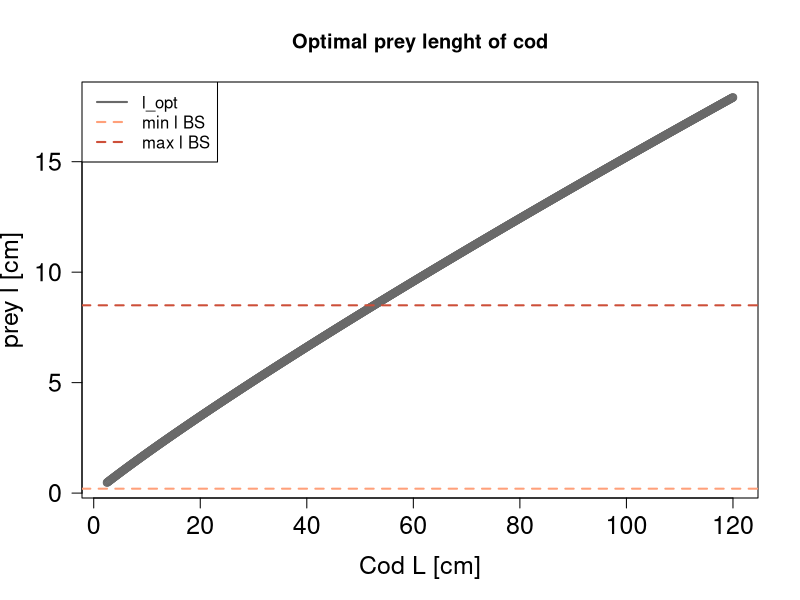
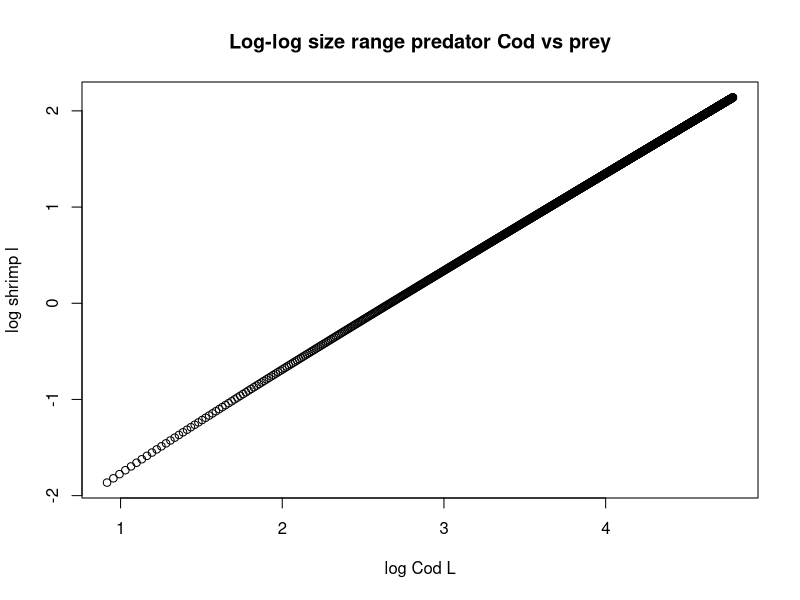
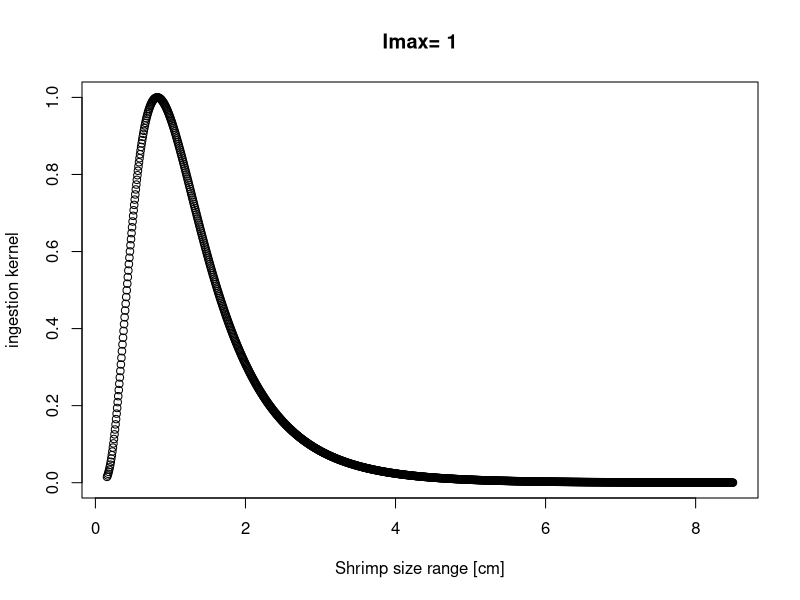

These figures' R source, in order: (Note: this script raises an error after producing the figures.)

#Here Predation function will be determined

lopt = function(l_pred){
  l = log(l_pred)
  r=-1.65
  gamma = 0.011
  return(r + l - gamma*l^2)
}


ingestion_kernel = function(I_max, l_pred, l_prey){
  l_opt = lopt(l_pred)
  return(I_max*exp(-3/2*(log(l_prey)-l_opt)^2))
}


cod_lRange = seq(2.5, 120, 0.1) #[cm]
cod_larvRange = seq(2.5, 3, 0.01) #[cm]
shrimp_lRange = seq(0.155, 8.5, 0.0071) #(8.5-0.15)/1176 steps to meet same length as cod L range


#dev.off()
plot(cod_lRange, exp(lopt(cod_lRange)), main = 'Optimal prey lenght of cod', xlab= 'Cod L [cm]',
     ylab = 'prey l [cm]' , col = 'gray41', las = 1, cex.axis=1.5, cex.lab=1.5)#, cex.main=1.3, xlim = c(1,4), ylim = c(0,2))
abline(h=0.2, lty= 2, col = 'lightsalmon', lwd=2)
abline(h=8.5, lty=2, col='tomato3', lwd = 2)
legend("topleft", c('l_opt', 'min l BS', 'max l BS') ,col=c('gray41','lightsalmon', 'tomato3'),
       lty = c(1,2,2), lwd=2)




plot(log(cod_lRange), log(shrimp_lRange), main = 'Log-log size range predator Cod vs prey',
     xlab= 'log Cod L', ylab = 'log shrimp l')

fit = lm(log(shrimp_lRange) ~ log(cod_lRange))
summary(fit)
dev.off()

Imax = 1
plot(shrimp_lRange, ingestion_kernel(I_max = Imax, cod_lRange[20],shrimp_lRange), main = paste("Imax=", Imax),
     xlab= 'Shrimp size range [cm]', ylab = 'ingestion kernel')#, xlim= c(0,20))


plot(cod_larvRange, ingestion_kernel(I_max = Imax, cod_larvRange), main = paste("Imax=", Imax),
     xlab= 'Cod size range [cm]', ylab = 'ingestion kernel')#, xlim= c(0,20))



#See with one single L_opt for the avg size of larvae cod:
cod_avg = (2.5+3)/2
l_opt_cod_avg = lopt(cod_avg)

#first see range of l_opt for larval cods:
range_lopt_larvCod = exp(lopt(cod_larvRange))
min(range_lopt_larvCod)
max(range_lopt_larvCod)

shrimpLarv_range = seq(min(range_lopt_larvCod), max(range_lopt_larvCod), length.out = length(cod_larvRange))

ingestion_kernel_c = function(I_max, l_prey){
  l_opt = -0.6496558
  return(I_max*exp(-3/2*(log(l_prey)-l_opt)^2))
}

Imax=1
plot(cod_larvRange, ingestion_kernel_c(I_max = Imax, shrimpLarv_range), main = paste("Imax=", Imax),
     xlab= 'Cod size range [cm]', ylab = 'ingestion kernel')



#Cod reproduciton 'peak' in spring :
Bcod = function(t) {
  toReturn = 0.2 * (1.05 + cos( (2*pi/ 365)*(t-105) ) )
  return(toReturn)
}

t = seq(1,365*5)
plot(t, Bcod(t))


#test l - l_opt against Ing. kernel
Imax = 10
plot(log(shrimp_lRange) -  l_opt_cod_avg, ingestion_kernel(I_max = Imax, shrimp_lRange), main = paste("Imax=", Imax),
     xlab= 'l - l_opt', ylab = 'clearance efficiency')
